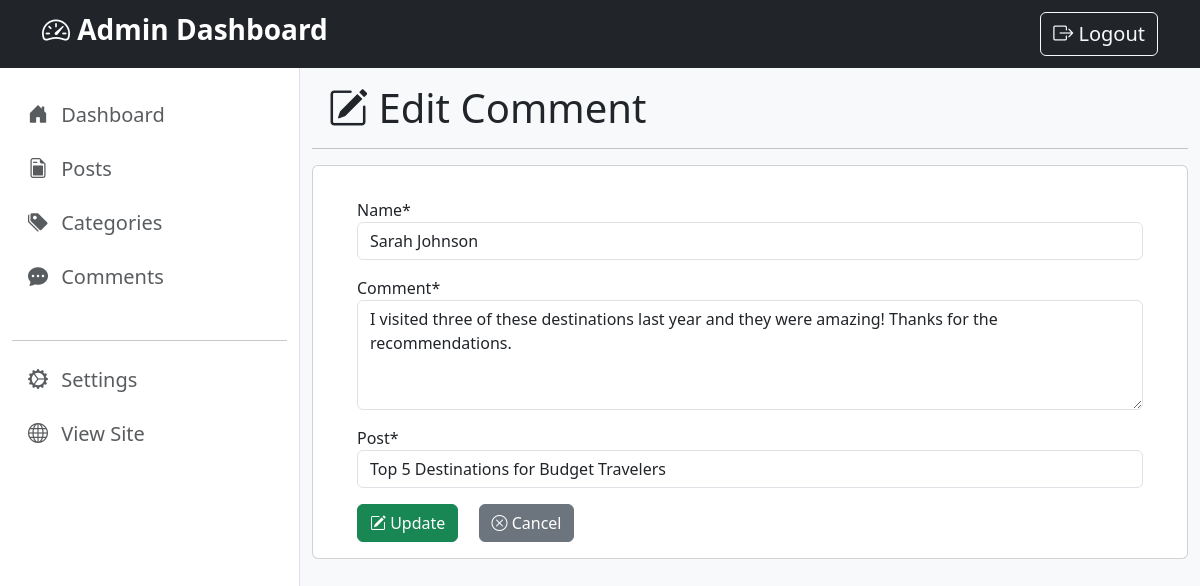
The page /admin/comments/edit.php?id=2 on the database its author committed.
### tables this page shows
CREATE TABLE `comments` (
  `id` int(11) NOT NULL,
  `name` varchar(100) NOT NULL,
  `comment` text NOT NULL,
  `post_id` int(11) NOT NULL,
  `created_at` timestamp NOT NULL DEFAULT current_timestamp()
);

CREATE TABLE `posts` (
  `id` int(11) NOT NULL,
  `title` varchar(100) NOT NULL,
  `content` text NOT NULL,
  `image` varchar(255) NOT NULL,
  `category_id` int(11) NOT NULL,
  `created_at` timestamp NOT NULL DEFAULT current_timestamp()
);

### admin/comments/edit.php (the view, shortened to what this page needs)
<?php
include("../../config/database.php");
include("../includes/header.php");
$id = isset($_GET['id']) ? $_GET['id'] : 0;
$sql = "SELECT * FROM comments WHERE id = ?";
$stmt = $conn->prepare($sql);
$stmt->execute([$id]);
$comment = $stmt->fetch(PDO::FETCH_ASSOC);
$postsStmt = $conn->prepare("SELECT id, title FROM posts ORDER BY id DESC");
$postsStmt->execute();
$postsList = $postsStmt->fetchAll(PDO::FETCH_ASSOC);
?>
<div class="container-fluid" style="height: 100vh;">
    <div class="row">
        <?php include("../includes/sidebar.php"); ?>
        <div class="col bg-light" style="height: 150vh;">
            <h1 class="m-3"><i class="bi bi-pencil-square"></i> Edit Comment</h1>
            <hr>
            <div class="container bg-white p-3 card">
                <form method="post" action="">
                    <div class="container">
                        <div class="item m-3">
                            <label for="name">Name*</label>
                            <input id="name" type="text" class="form-control" name="name"
                                value="<?= htmlspecialchars($comment['name'] ?? '') ?>" required>
                        </div>
                        <div class="item m-3">
                            <label for="comment">Comment*</label>
                            <textarea id="comment" class="form-control" name="comment" rows="4" required><?= htmlspecialchars($comment['comment'] ?? '') ?></textarea>
                        </div>
                        <div class="item m-3">
                            <label for="post_id">Post*</label>
                            <select id="post_id" name="post_id" class="form-control" required>
                                <?php foreach ($postsList as $p): ?>
                                    <option value="<?= intval($p['id']) ?>" <?= (isset($comment['post_id']) && $p['id'] == $comment['post_id']) ? 'selected' : '' ?>>
                                        <?= htmlspecialchars($p['title']) ?>
                                    </option>
                                <?php endforeach; ?>
                            </select>
                        </div>
                        <button type="submit" class="btn btn-success ms-3">
                            <i class="bi bi-pencil-square"></i> Update
                        </button>
                        <a href="index.php" class="btn btn-secondary ms-3">
                            <i class="bi bi-x-circle"></i> Cancel
                        </a>
                    </div>
                </form>
            </div>
        </div>
    </div>
</div>
<?php include("../includes/footer.php"); ?>

### rows shown on the page
comments: name "Sarah Johnson", comment "I visited three of these destinations last year and they were amazing! Thanks for the recommendations.", post_id "Top 5 Destinations for Budget Travelers"
